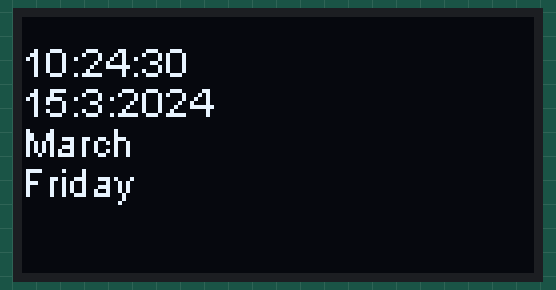
Simulated run of this sketch. Board: ESP8266 (NodeMCU). On the bench: 128×64 one-colour display. The local clock reads 2024-03-15 10:24:30 at power-on unless the sketch sets it.

Above: at 0.1 s.
At 4.1 s:
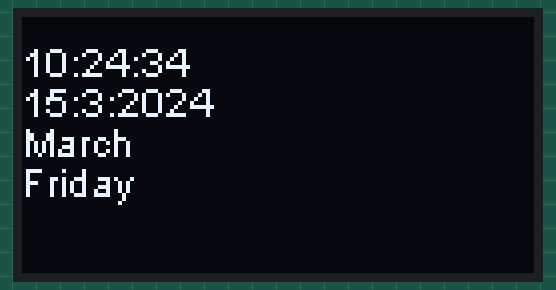
At 11.1 s:
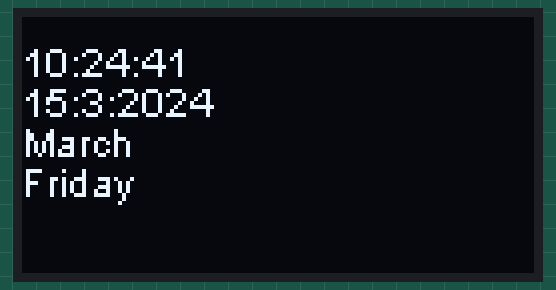
At 19.1 s:
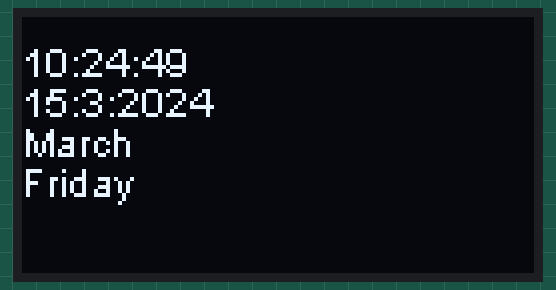
At 28.1 s:
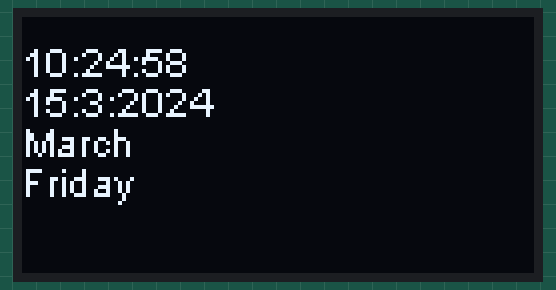
At 38.1 s:
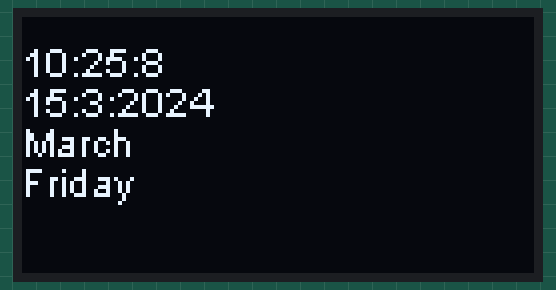

The sketch:

RTC_LCD.ino
```cpp
/*Read the time from RTC and display on OLED
 with an ESP8266<br> sda=0, scl=2
* *************************************/

// Libraries
#include "SSD1306.h" // alias for `#include "SSD1306Wire.h"`
#include <Wire.h>
#include "RTClib.h" //  Lady Ada
//Object declarations
RTC_DS1307 rtc;            // RTC
SSD1306  display(0x3c, D3, D5);//0x3C being the usual address of the OLED

//months and da Arrays. Put in Language of your choice, omitt the 'da' part of the weekdays
char *months[] =
{
  "January", "February", "March", "April", "May", "June", "July", "August", "September", "October", "November", "December"
};
char *days[] = {"Sun", "Mon", "Tues", "Wednes", "Thurs", "Fri", "Satur" };


// date and time variables
byte m = 0;          // contains the minutes, refreshed each loop
byte h = 0;          // contains the hours, refreshed each loop
byte s = 0;         // contains the seconds, refreshed each loop
byte mo = 0;       // contains the months, refreshes each loop
int j = 0;           // contains the year, refreshed each loop
byte d = 0;         // contains the da (1-31)
byte da = 0;     // contains da of week (0-6)

void setup() {
  Wire.pins(D3, D5);// yes, see text
  Wire.begin(D3,D5);// 0=sda, 2=scl
  rtc.begin();

// reading of time here only necessary if you want to use it in setup
  DateTime now = rtc.now();
  da = now.dayOfTheWeek();
  j = now.year();
  mo = now.month();
  d = now.day();
  h = now.hour();
  m = now.minute();
  s = now.second();
  DateTime compiled = DateTime(__DATE__, __TIME__);
  if (now.unixtime() < compiled.unixtime())
  {
    Serial.print(F("Current Unix time"));
    Serial.println(now.unixtime());
    Serial.print(F("Compiled Unix time"));
    Serial.println(compiled.unixtime());
    Serial.println("RTC is older than compile time! Updating");
    // following line sets the RTC to the date & time this sketch was compiled<br>   // uncomment to set the time
    // rtc.adjust(DateTime(F(__DATE__), F(__TIME__)));
  }

  // Initialise the display.
  display.init();
  display.flipScreenVertically();// flipping came in handy for me with regard
                                                                // to screen position
  display.setFont(ArialMT_Plain_10);

  if (! rtc.isrunning()) {
    Serial.println("RTC is NOT running!");
    // This will reflect the time that your sketch was compiled
    rtc.adjust(DateTime(__DATE__, __TIME__));
  }

}


void loop() {
  display.clear();
  DateTime now = rtc.now();
  da = now.dayOfTheWeek();
  j = now.year();
  mo = now.month();
  d = now.day();
  h = now.hour();
  m = now.minute();
  s = now.second();

  display.setTextAlignment(TEXT_ALIGN_LEFT);
  display.setFont(ArialMT_Plain_10);
  String t = String(h) + ":" + String(m) + ":" + String(s);
  String t2 = String(d) + ":"  + String(mo) + ":" + String(j);
  display.drawString(0, 5, t);//
  display.drawString(0, 15, t2);
  display.drawString(0, 25, months[mo - 1]);
  String d = days[da];
  d = d + "day";//adding the word 'da' (=da)  to the names of the days
  display.drawString(0, 35, d);
  // write the buffer to the display
  display.display();
  delay(10);
}
```

Measured:
- what the display in image 1 shows lasts 1.0 s, from 4.0 s to 5.0 s
